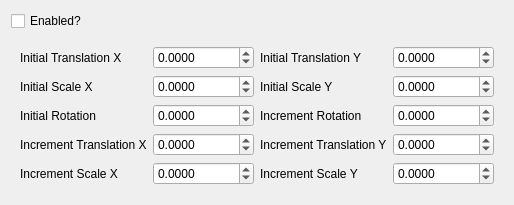
                 <widget class="QWidget" name="tab_20">
                  <attribute name="title">
                   <string>Texture Scroll Anim</string>
                  </attribute>
                  <layout class="QGridLayout" name="gridLayout_37">
                   <item row="0" column="0">
                    <widget class="QCheckBox" name="baseTextureScrollAnimEnabled">
                     <property name="text">
                      <string>Enabled?</string>
                     </property>
                    </widget>
                   </item>
                   <item row="1" column="0">
                    <widget class="QWidget" name="baseTextureScrollAnimWidget" native="true">
                     <layout class="QGridLayout" name="gridLayout_36">
                      <item row="3" column="3">
                       <widget class="QDoubleSpinBox" name="baseIncrementTranslationY">
                        <property name="sizePolicy">
                         <sizepolicy hsizetype="MinimumExpanding" vsizetype="Fixed">
                          <horstretch>0</horstretch>
                          <verstretch>0</verstretch>
                         </sizepolicy>
                        </property>
                        <property name="prefix">
                         <string/>
                        </property>
                        <property name="decimals">
                         <number>4</number>
                        </property>
                        <property name="minimum">
                         <double>-999999.999900000053458</double>
                        </property>
                        <property name="maximum">
                         <double>999999.999900000053458</double>
                        </property>
                       </widget>
                      </item>
                      <item row="4" column="3">
                       <widget class="QDoubleSpinBox" name="baseIncrementScaleY">
                        <property name="sizePolicy">
                         <sizepolicy hsizetype="MinimumExpanding" vsizetype="Fixed">
                          <horstretch>0</horstretch>
                          <verstretch>0</verstretch>
                         </sizepolicy>
                        </property>
                        <property name="prefix">
                         <string/>
                        </property>
                        <property name="decimals">
                         <number>4</number>
                        </property>
                        <property name="minimum">
                         <double>-999999.999900000053458</double>
                        </property>
                        <property name="maximum">
                         <double>999999.999900000053458</double>
                        </property>
                       </widget>
                      </item>
                      <item row="2" column="3">
                       <widget class="QDoubleSpinBox" name="baseIncrementRotation">
                        <property name="sizePolicy">
                         <sizepolicy hsizetype="MinimumExpanding" vsizetype="Fixed">
                          <horstretch>0</horstretch>
                          <verstretch>0</verstretch>
                         </sizepolicy>
                        </property>
                        <property name="prefix">
                         <string/>
                        </property>
                        <property name="decimals">
                         <number>4</number>
                        </property>
                        <property name="minimum">
                         <double>-999999.999900000053458</double>
                        </property>
                        <property name="maximum">
                         <double>999999.999900000053458</double>
                        </property>
                       </widget>
                      </item>
                      <item row="1" column="2">
                       <widget class="QLabel" name="label_275">
                        <property name="text">
                         <string>Initial Scale Y</string>
                        </property>
                       </widget>
                      </item>
                      <item row="2" column="0">
                       <widget class="QLabel" name="label_276">
                        <property name="text">
                         <string>Initial Rotation</string>
                        </property>
                       </widget>
                      </item>
                      <item row="0" column="2">
                       <widget class="QLabel" name="label_273">
                        <property name="text">
                         <string>Initial Translation Y</string>
                        </property>
                       </widget>
                      </item>
                      <item row="2" column="2">
                       <widget class="QLabel" name="label_279">
                        <property name="text">
                         <string>Increment Rotation</string>
                        </property>
                       </widget>
                      </item>
                      <item row="1" column="3">
                       <widget class="QDoubleSpinBox" name="baseInitialScaleY">
                        <property name="sizePolicy">
                         <sizepolicy hsizetype="MinimumExpanding" vsizetype="Fixed">
                          <horstretch>0</horstretch>
                          <verstretch>0</verstretch>
                         </sizepolicy>
                        </property>
                        <property name="prefix">
                         <string/>
                        </property>
                        <property name="decimals">
                         <number>4</number>
                        </property>
                        <property name="minimum">
                         <double>-999999.999900000053458</double>
                        </property>
                        <property name="maximum">
                         <double>999999.999900000053458</double>
                        </property>
                       </widget>
                      </item>
                      <item row="4" column="2">
                       <widget class="QLabel" name="label_281">
                        <property name="text">
                         <string>Increment Scale Y</string>
                        </property>
                       </widget>
                      </item>
                      <item row="3" column="2">
                       <widget class="QLabel" name="label_280">
                        <property name="text">
                         <string>Increment Translation Y</string>
                        </property>
                       </widget>
                      </item>
                      <item row="2" column="1">
                       <widget class="QDoubleSpinBox" name="baseInitialRotation">
                        <property name="sizePolicy">
                         <sizepolicy hsizetype="MinimumExpanding" vsizetype="Fixed">
                          <horstretch>0</horstretch>
                          <verstretch>0</verstretch>
                         </sizepolicy>
                        </property>
                        <property name="prefix">
                         <string/>
                        </property>
                        <property name="decimals">
                         <number>4</number>
                        </property>
                        <property name="minimum">
                         <double>-999999.999900000053458</double>
                        </property>
                        <property name="maximum">
                         <double>999999.999900000053458</double>
                        </property>
                       </widget>
                      </item>
                      <item row="3" column="1">
                       <widget class="QDoubleSpinBox" name="baseIncrementTranslationX">
                        <property name="sizePolicy">
                         <sizepolicy hsizetype="MinimumExpanding" vsizetype="Fixed">
                          <horstretch>0</horstretch>
                          <verstretch>0</verstretch>
                         </sizepolicy>
                        </property>
                        <property name="prefix">
                         <string/>
                        </property>
                        <property name="decimals">
                         <number>4</number>
                        </property>
                        <property name="minimum">
                         <double>-999999.999900000053458</double>
                        </property>
                        <property name="maximum">
                         <double>999999.999900000053458</double>
                        </property>
                       </widget>
                      </item>
                      <item row="0" column="3">
                       <widget class="QDoubleSpinBox" name="baseInitialTranslationY">
                        <property name="sizePolicy">
                         <sizepolicy hsizetype="MinimumExpanding" vsizetype="Fixed">
                          <horstretch>0</horstretch>
                          <verstretch>0</verstretch>
                         </sizepolicy>
                        </property>
                        <property name="prefix">
                         <string/>
                        </property>
                        <property name="decimals">
                         <number>4</number>
                        </property>
                        <property name="minimum">
                         <double>-999999.999900000053458</double>
                        </property>
                        <property name="maximum">
                         <double>999999.999900000053458</double>
                        </property>
                       </widget>
                      </item>
                      <item row="4" column="0">
                       <widget class="QLabel" name="label_278">
                        <property name="text">
                         <string>Increment Scale X</string>
                        </property>
                       </widget>
                      </item>
                      <item row="1" column="1">
                       <widget class="QDoubleSpinBox" name="baseInitialScaleX">
                        <property name="sizePolicy">
                         <sizepolicy hsizetype="MinimumExpanding" vsizetype="Fixed">
                          <horstretch>0</horstretch>
                          <verstretch>0</verstretch>
                         </sizepolicy>
                        </property>
                        <property name="prefix">
                         <string/>
                        </property>
                        <property name="decimals">
                         <number>4</number>
                        </property>
                        <property name="minimum">
                         <double>-999999.999900000053458</double>
                        </property>
                        <property name="maximum">
                         <double>999999.999900000053458</double>
                        </property>
                       </widget>
                      </item>
                      <item row="3" column="0">
                       <widget class="QLabel" name="label_277">
                        <property name="text">
                         <string>Increment Translation X</string>
                        </property>
                       </widget>
                      </item>
                      <item row="4" column="1">
                       <widget class="QDoubleSpinBox" name="baseIncrementScaleX">
                        <property name="sizePolicy">
                         <sizepolicy hsizetype="MinimumExpanding" vsizetype="Fixed">
                          <horstretch>0</horstretch>
                          <verstretch>0</verstretch>
                         </sizepolicy>
                        </property>
                        <property name="prefix">
                         <string/>
                        </property>
                        <property name="decimals">
                         <number>4</number>
                        </property>
                        <property name="minimum">
                         <double>-999999.999900000053458</double>
                        </property>
                        <property name="maximum">
                         <double>999999.999900000053458</double>
                        </property>
                       </widget>
                      </item>
                      <item row="0" column="1">
                       <widget class="QDoubleSpinBox" name="baseInitialTranslationX">
                        <property name="sizePolicy">
                         <sizepolicy hsizetype="MinimumExpanding" vsizetype="Fixed">
                          <horstretch>0</horstretch>
                          <verstretch>0</verstretch>
                         </sizepolicy>
                        </property>
                        <property name="prefix">
                         <string/>
                        </property>
                        <property name="decimals">
                         <number>4</number>
                        </property>
                        <property name="minimum">
                         <double>-999999.999900000053458</double>
                        </property>
                        <property name="maximum">
                         <double>999999.999900000053458</double>
                        </property>
                       </widget>
                      </item>
                      <item row="0" column="0">
                       <widget class="QLabel" name="label_135">
                        <property name="text">
                         <string>Initial Translation X</string>
                        </property>
                       </widget>
                      </item>
                      <item row="1" column="0">
                       <widget class="QLabel" name="label_274">
                        <property name="text">
                         <string>Initial Scale X</string>
                        </property>
                       </widget>
                      </item>
                     </layout>
                    </widget>
                   </item>
                  </layout>
                 </widget>
